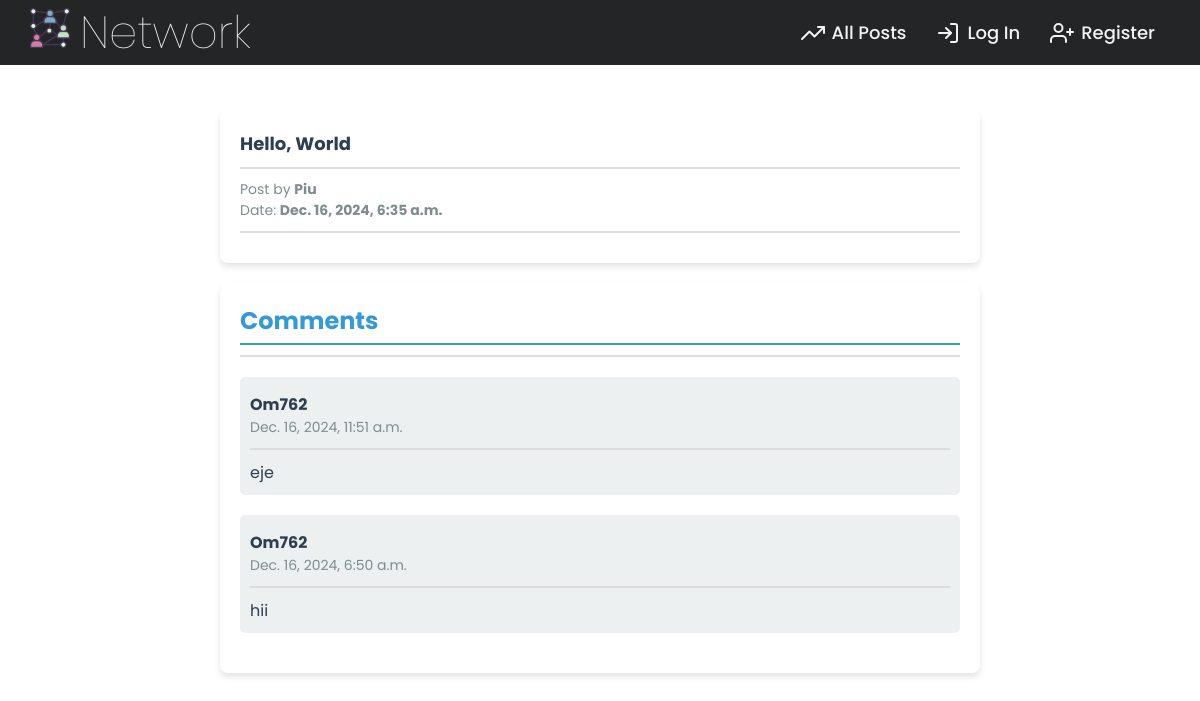
Page /comments/2/ on the committed database.
### network/models.py (models this page shows, shortened)
class Post(models.Model):
    poster = models.ForeignKey("network.User", verbose_name=_("Post by"), on_delete=models.CASCADE, related_name='posts')
    content = models.TextField(_("Content"))
    liked_by = models.ManyToManyField("network.User", verbose_name=_("Liked by"))
    post_at = models.DateTimeField(_("Post Date"), auto_now=True)
    update_at = models.DateField(_("Last Update"), auto_now_add=True)

class User(AbstractUser):
    color = models.CharField(max_length=7, default=generate_random_color)
    following = models.ManyToManyField("network.User", verbose_name=_("Following"), related_name="follower")

class Comment(models.Model):
    comment_on = models.ForeignKey("network.Post", verbose_name=_("Post"), on_delete=models.CASCADE, related_name='comments')
    commenter = models.ForeignKey("network.User", verbose_name=_("Commenter"), on_delete=models.CASCADE, related_name='comments')
    comment = models.TextField(_("Comment"))
    commented_at = models.DateTimeField(_("Comment Date"), auto_now=True)

### network/views.py (the view)
# urls.py: path('comments/<int:post_id>/', views.view_comments, name="view_comments"),
def view_comments(request, post_id):
    if not Post.objects.filter(id=post_id).exists():
        return JsonResponse({"error": f"There is such Post with id: {post_id}"}, status=400, safe=False)
    post = Post.objects.get(id=post_id)
    comments = Comment.objects.filter(comment_on=post).order_by('-commented_at')
    return render(request, "network/comments.html", {
        "comments": comments,
        "post": post
    })

### network/templates/network/comments.html (shortened to what this page needs)
{% extends "network/layout.html" %}
{% load static %}
{% block head %}
<link rel="stylesheet" href="{% static 'network/comments.css' %}">
{% endblock %}
{% block body %}
<div class="post">
  <h1>{{ post.content }}</h1>
  <hr>
  <div class="post-info">
    Post by <span>{{ post.poster }}</span>
    <br>
    Date: <span>{{ post.post_at }}</span>
    <hr>
  </div>
</div>
<div class="comment-section">
  <h1>Comments</h1>
  <hr>
  <div class="comments">
    {% for comment in comments %}
    <div class="comment">
      <div class="comment-info">
        <span>{{ comment.commenter }}</span>
        <p>{{ comment.commented_at }}</p>
        <hr>
      </div>
      <span>
        {{ comment.comment }}
      </span>
    </div>
    {% endfor %}
  </div>
</div>
{% endblock %}

### network/static/network/styles.css (style rules this page uses)
* { margin: 0; padding: 0; box-sizing: border-box; font-family: 'Poppins', sans-serif; }

### network/static/network/comments.css (style rules this page uses)
.post { background-color: #ffffff; border-radius: 8px; margin: 20px; padding: 20px; box-shadow: 0 4px 6px rgba(0, 0, 0, 0.1); }
.post h1 { color: #2c3e50; font-size: 18px; margin-bottom: 10px; }
.post-info { color: #7f8c8d; font-size: 14px; }
.post-info span { font-weight: bold; }
hr { border: 1px solid #ddd; margin: 10px 0; }
.comment-section { margin: 20px; background-color: #ffffff; border-radius: 8px; padding: 20px; box-shadow: 0 4px 6px rgba(0, 0, 0, 0.1); }
.comment-section h1 { color: #3498db; font-size: 24px; border-bottom: 2px solid #3498db; padding-bottom: 5px; }
.comments { margin-top: 20px; }
.comment { margin-bottom: 20px; padding: 10px; background-color: #ecf0f1; border-radius: 5px; transition: background-color 0.3s ease; }
.comment-info { font-size: 14px; color: #7f8c8d; }
.comment-info span { font-weight: bold; color: #34495e; }
.comment span { display: block; font-size: 16px; color: #2c3e50; margin-top: 5px; }

### rows in the picture
Post: content "Hello, World", poster "Piu", post_at "Dec. 16, 2024, 6:35 a.m."
Comment: commenter "Om762", commented_at "Dec. 16, 2024, 11:51 a.m.", comment "eje"
Comment: commenter "Om762", commented_at "Dec. 16, 2024, 6:50 a.m.", comment "hii"
